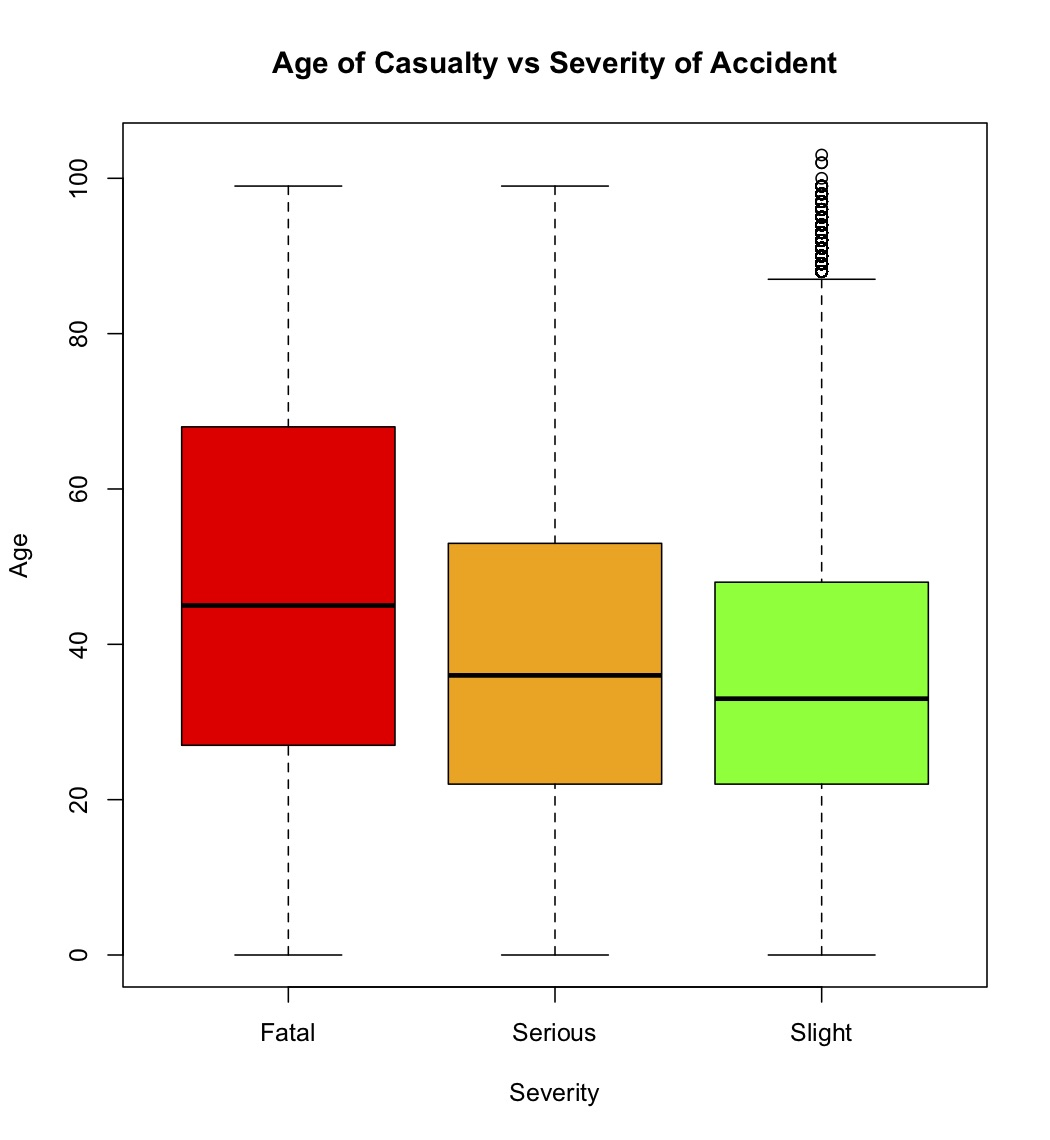

Here is the R script that generated this plot:
boxplot(Age_of_Casualty~Casualty_Severity,data=d,names=c("Fatal","Serious","Slight"), col=(c("red", "orange", "green")), main="Age of Casualty vs Severity of Accident", xlab="Severity", ylab="Age")
